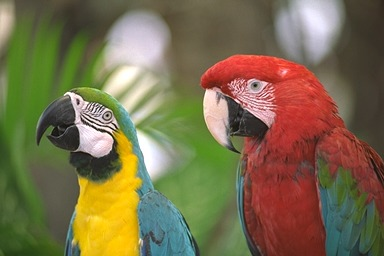
%> input picture hw1/parrots.tif, 384 x 256 px
$ octave Operator01.m   (GNU Octave 9; MATLAB toolbox functions it lacks are replaced by stand-ins)
%> lines starting %> are read from the running program, lines starting %| are printed output that depends on the picture; in (x1, y1, x2, y2) boxes, pixels count from 0 and x2, y2 are one past the last pixel; in counts of white or black regions, pixels touching at a corner belong together; the program's own positions count from 1
clc;clf;clear;
O=imread('parrots.tif');
%> O is the input picture: size 256x384x3 uint8; mean R, G, B 121.9, 109.8, 76.1
M=im2double(O);
f=rgb2gray(O);
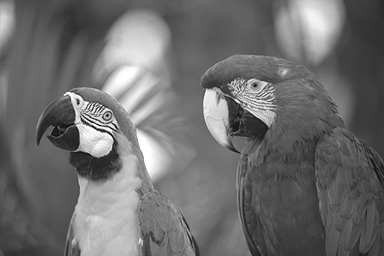
%> f: size 256x384 uint8; min 2, max 255, mean 109.6
% imshow(f);
Fs=edge(f,'sobel');
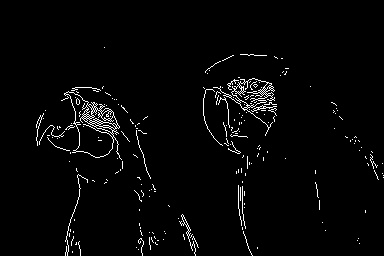
%> Fs: size 256x384 logical; 2.5% white in thin lines or dots, all inside (x1, y1, x2, y2) = (36, 47, 384, 256)
Fp=edge(f,'prewitt');
%> Fp: size 256x384 logical; 2.5% white in thin lines or dots, all inside (x1, y1, x2, y2) = (36, 46, 384, 256)
% figure;imshow(f);title('origin');
% figure;imshow(Fs);title('sobel benchmark');
% figure;imshow(Fp);title('prewitt benchmark');
[L,H]=size(f);
%> L = 256; H = 384
% % initialization
Sobel=f;
Prewitt=f;
Laplace=f;
dif_s=f;
dif_p=f;
dif_l=f;
threshold_sobel=30;
threshold_prewitt=45;
threshold_laplace=30;

%%Sobel operator approximation
for i=2:1:L-1
    for j=2:1:H-1
        Gx=abs(f(i-1,j+1)+2*f(i,j+1)+f(i+1,j+1)-f(i-1,j-1)-2*f(i,j-1)-f(i+1,j-1));
        Gy=abs(f(i-1,j-1)+2*f(i-1,j)+f(i-1,j+1)-f(i+1,j-1)-2*f(i+1,j)-f(i+1,j+1));
        dif_s(i,j)=Gx+Gy;
    end
end

%%Prewitt operator approximation
for i=2:1:L-1
    for j=2:1:H-1
        Gx=abs(f(i-1,j+1)+f(i,j+1)+f(i+1,j+1)-f(i-1,j-1)-f(i,j-1)-f(i+1,j-1));
        Gy=abs(f(i-1,j-1)+f(i-1,j)+f(i-1,j+1)-f(i+1,j-1)-f(i+1,j)-f(i+1,j+1));
        dif_p(i,j)=Gx+Gy;
    end
end
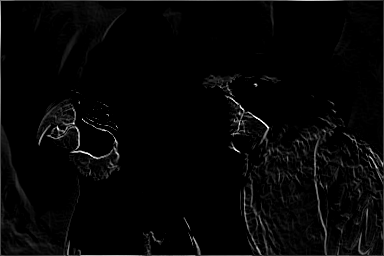
%> dif_p: size 256x384 uint8; min 0, max 255, mean 5.8

%%Laplace operator approximation
for i=2:1:L-1
    for j=2:1:H-1
        dif_l(i,j)=abs(f(i-1,j-1)+f(i-1,j+1)+f(i+1,j-1)+f(i+1,j+1)-4*f(i,j));
    end
end
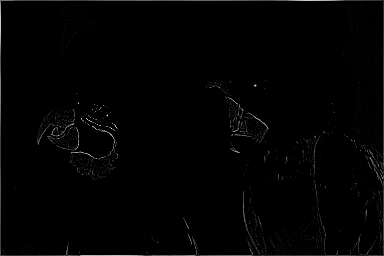
%> dif_l: size 256x384 uint8; min 0, max 247, mean 2.5

for i=1:L
    for j=1:H
        if(dif_s(i,j)>threshold_sobel) Sobel(i,j)=255;else Sobel(i,j)=0;end
        if(dif_p(i,j)>threshold_prewitt) Prewitt(i,j)=255;else Prewitt(i,j)=0;end
        if(dif_l(i,j)>threshold_laplace) Laplace(i,j)=255;else Laplace(i,j)=0;end
    end
end
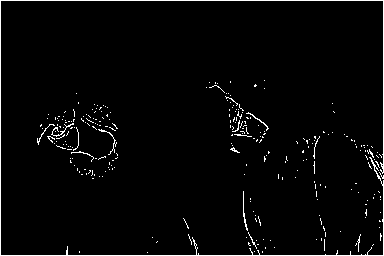
%> Laplace: size 256x384 uint8; 2.7% white in thin lines or dots
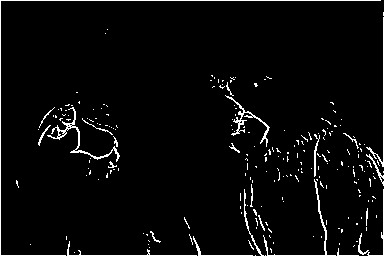
%> Prewitt: size 256x384 uint8; 3.7% white in thin lines or dots
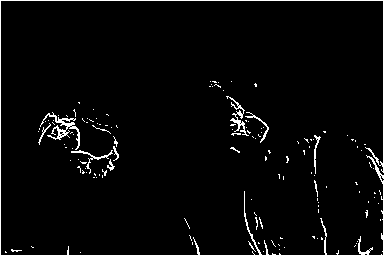
%> Sobel: size 256x384 uint8; 3.3% white in thin lines or dots


% [4 lines of commented-out code are left out]
figure;
imshow(Laplace);title('laplace apporximation');

% [5 lines of commented-out code are left out]
